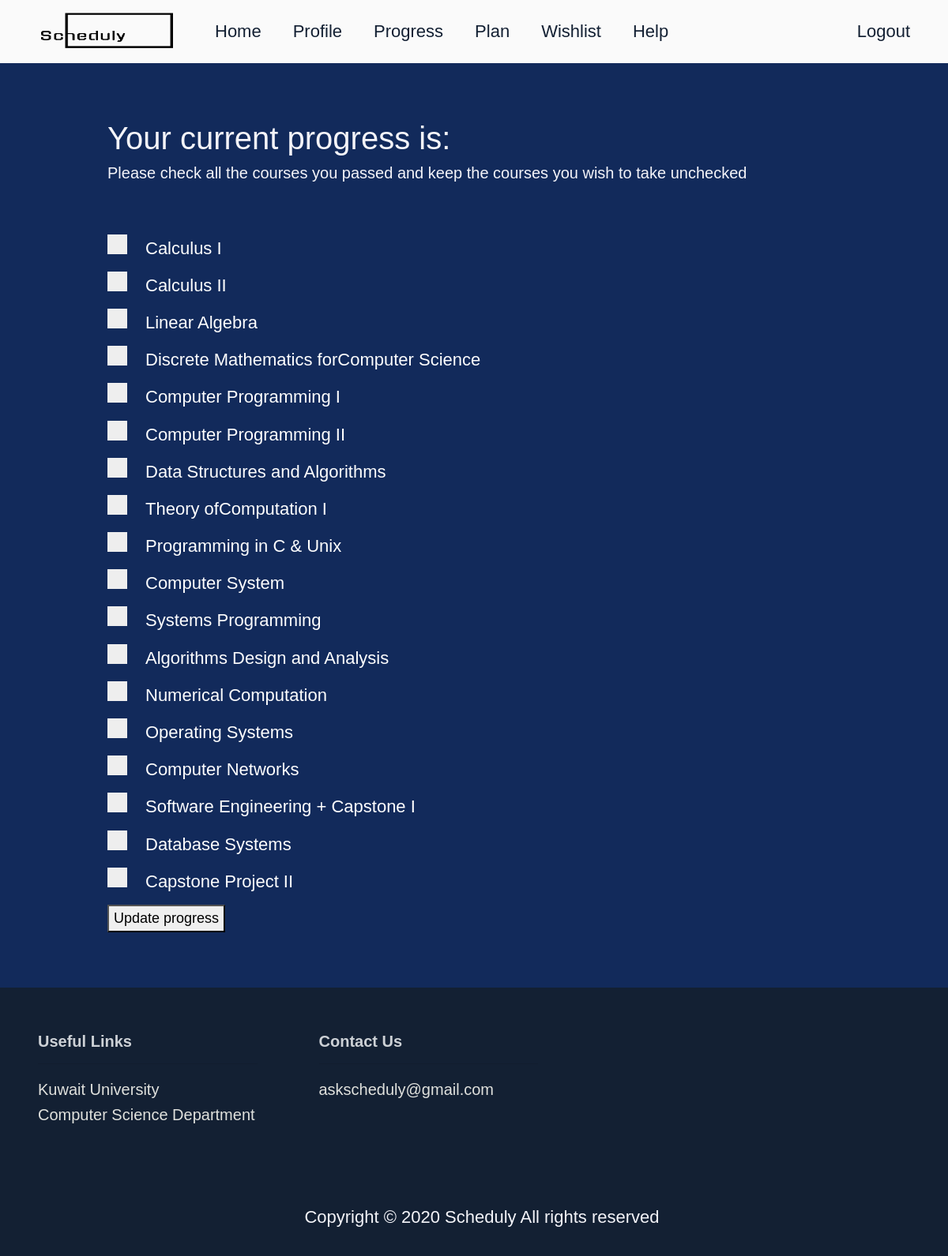
Screenshot of /student/progress/ (signed in) with the database file from the repository.
### scheduly_app/models.py (models this page shows, shortened)
class Course(models.Model):
    name = models.CharField(max_length=150)
    number = models.CharField(max_length=12, unique=True, validators=[
        RegexValidator(r'^[0-9]*$', message="Course number must consists of numbers only")])
    prerequisite = models.ManyToManyField(
        'self', related_name='dependants', symmetrical=False, blank=True)
    credits = models.PositiveIntegerField(blank=False, default=3)
    chosen_by = models.ManyToManyField(
        "Instructor", related_name="courses_chosen_by", blank=True)

### scheduly_app/views.py (the view, shortened to what this page needs)
# urls.py: path('student/progress/', progress, name='student-progress'),
def progress(request):
    if request.user.is_anonymous:
        return redirect('login')
    courses = Course.objects.all().order_by('number')
    initial = []
    for course in courses:
        is_completed = Progress.objects.filter(
            course=course, student__user=request.user).exists()
        initial.append({
            'name': course.name,
            'is_completed': is_completed,
            'course_id': course.id
        })
    formset = ProgressFormSet(initial=initial)
    return render(
        request,
        'student/progress.html',
        context={'formset': formset}
    )

### scheduly_app/templates/student/progress.html (shortened to what this page needs)
{% extends "base.html" %}
{% block content %}
<main class="Site-content">
      <div class="container1">
      <div class="align-self-center">
        <div class="selectcoursesdiv">
          <div class="courses ml-5 pl-5 mt-2 pt-2">
              <h1>Your current progress is:</h1>
              <h5>Please check all the courses you passed and keep the courses you wish to take unchecked</h5>
              <br><br>
            <form method="POST">
              {% for form in formset %}
              <label class="container pl-5">
                {{ form.name.value }}
                <span class="checkmark"></span>
              </label>
              {% endfor %}
              <button type="submit">Update progress</button>
            </form>
          </div>
        </div>
      </div>
</main>
{% endblock content %}

### scheduly_app/templates/base.html (shortened to what this page needs)
{% load static %}
<!DOCTYPE html>
<html>
  <head>
     <link
      rel="stylesheet"
      href="https://cdnjs.cloudflare.com/ajax/libs/font-awesome/4.7.0/css/font-awesome.min.css"
    />
    <link
      rel="stylesheet"
      href="https://stackpath.bootstrapcdn.com/bootstrap/4.4.1/css/bootstrap.min.css"
    />
    <link rel="stylesheet" href="https://cdnjs.cloudflare.com/ajax/libs/bootstrap-datetimepicker/4.17.37/css/bootstrap-datetimepicker.min.css"/>
    <link rel="stylesheet" type="text/css" href={% static "css/home.css"%} />
    <link rel="stylesheet" type="text/css" href={% static "css/login.css"%} />
    <link rel="stylesheet" type="text/css" href= {% static "css/navbar.css" %} />
    <link rel="stylesheet" type="text/css" href= {% static "css/checkbox.css" %} />
    <link rel="stylesheet" type="text/css" href= {% static "css/admin_add.css" %} />
    <link rel="stylesheet" type="text/css" href= {% static "css/search.css" %} />
    <link rel="stylesheet" type="text/css" href= {% static "css/admin_delete.css" %} />
    <link rel="stylesheet" type="text/css" href= {% static "css/set_time.css" %} />
    <link rel="stylesheet" type="text/css" href= {% static "css/footer.css" %} />
    <link rel="stylesheet" type="text/css" href= "{% static 'css/instructor_wishlist.css' %}">
    <link rel="stylesheet" type="text/css" href= "{% static 'css/instructors_statistics.css' %}" />
  </head>
  <body class="bg-img Site">
    {% include "navbar.html" %}
    <main class="Site-content">
      {% block content %} {% endblock %}
    </main>
    {% include "footer.html" %}
  </body>
</html>

### scheduly_app/templates/navbar.html (shortened to what this page needs)
{% load static %}
<nav class="navbar navbar-expand-lg navbar-style">
      <a class="pl-4" href="{% url 'home' %}"
        ><img src={% static "images/logo3.png"%} alt="logo" width="200"
        height="60" /></a
      >
      {% if not request.user.is_anonymous %}
          <div class="collapse navbar-collapse" id="navbarNavDropdown">
            <ul class="navbar-nav">
              <li class="nav-item pl-4">
                <a class="nav-link" href="{% url 'home' %}">Home</a>
              <li class="nav-item pl-4">
                <a class="nav-link" href="{% url 'user-profile' %}">Profile</a>
              </li>
            {% if request.user.student %}
              <li class="nav-item pl-4"><a class="nav-link" href="{% url 'student-progress' %}">Progress</a></li>
              <li class="nav-item pl-4"><a class="nav-link" href="{% url 'student-plan' %}">Plan</a></li>
              <li class="nav-item pl-4"><a class="nav-link" href="{% url 'student-wishlist' %}">Wishlist</a></li>
            {% endif %}
              <li class="nav-item pl-4">
                <a class="nav-link" href="{% url 'help' %}">Help</a>
              </li>
            </ul>
          </div>
          <div class="nav-item ">
            <ul class="navbar-nav">
              <li class="nav-item ml-auto  pr-4">
                <a class="nav-link" href="{% url 'logout' %}">Logout</a>
              </li>
            </ul>
          </div>
      {% endif %}
    </nav>

### scheduly_app/templates/footer.html
{% load static %}
    <footer class="footer">
      <div class="row mt-5">
        <div class="col-3 ml-5 mt-2">
          <h4 class="LinksTitle">
            Useful Links
          </h4>
          <hr class="line" />
          <ul class="list Links">
            <li>
              <a class="link" href="http://www.kuniv.edu/ku/index.htm"
                >Kuwait University</a
              >
            </li>
            <li>
              <a class="link" href="http://www.cs.ku.edu.kw/"
                >Computer Science Department</a
              >
            </li>
          </ul>
        </div>
        <div class="col-3 ml-5 mt-2">
          <h4 class="LinksTitle">
            Contact Us
          </h4>
          <hr class="line" />
          <ul class="list Links">
            <li>
              <a
                class="link"
                href="mailto:askscheduly@gmail.com?Subject=Question%20OR%20HELP"
                target="_top"
                >askscheduly@gmail.com</a
              >
            </li>
          </ul>
        </div>
        <div class="container pt-5">
          <div class="row">
            <div class="col-xl-12 pt-5">
              <p class="text-center copyrights ">
                Copyright &copy; 2020 Scheduly All rights reserved
              </p>
            </div>
          </div>
        </div>
      </div>
    </footer>

### scheduly_app/static/css/login.css (style rules this page uses)
* { box-sizing: border-box; }
body { font-family: "Segoe UI", sans-serif; font-size: 1rem; line-height: 1.6; height: 100%; }
.bg-img { background-color: #122a5b; }
::placeholder { color: #122a5b; box-sizing: border-box; opacity: 1; }

### scheduly_app/static/css/navbar.css (style rules this page uses)
.navbar-style { background-color: #fafafa; color: #132033; height: 80px; }
.navbar-style a { color: #132033; font-size: 22px; text-decoration: none; }
.navbar-style li { padding-left: 40px; }

### scheduly_app/static/css/checkbox.css (style rules this page uses)
.container { display: block; position: relative; padding-left: 35px; margin-bottom: 12px; cursor: pointer; font-size: 22px; color: white; -webkit-user-select: none; -moz-user-select: none; -ms-user-select: none; user-select: none; }
.checkmark { position: absolute; top: 0; left: 0; height: 25px; width: 25px; background-color: #eee; }
.checkmark:after { content: ""; position: absolute; display: none; }
.container .checkmark:after { left: 9px; top: 5px; width: 5px; height: 10px; border: solid white; border-width: 0 3px 3px 0; -webkit-transform: rotate(45deg); -ms-transform: rotate(45deg); transform: rotate(45deg); }

### scheduly_app/static/css/admin_add.css (style rules this page uses)
* { box-sizing: border-box; }
body { font-family: Arial, Helvetica, sans-serif; }
.bg-img { background-color: #122a5b; }
::placeholder { color: #122a5b; box-sizing: border-box; opacity: 1; }

### scheduly_app/static/css/footer.css (style rules this page uses)
.Site { display: flex; min-height: 100; flex-direction: column; }
.Site-content { flex: 1; padding-bottom: 2.5rem; }
.footer { height: 340px; margin-top: -50px; background-color: #132033; }
.copyrights { color: #f4f4f9; }
.LinksTitle { color: #cdd1d6; font-weight: bold; font-size: 20px; }
.link { height: 100px; }
.list { list-style: none; margin: 0px; padding: 0px; }
.Links { color: #e0e1dd; font-weight: 200; font-size: 20px; }
.link { color: #e0e1dd; }
.line { color: #cdd1d6; }

### scheduly_app/static/css/instructor_wishlist.css (style rules this page uses)
* { box-sizing: border-box; }
body { font-family: Arial, Helvetica, sans-serif; }
.bg-img { background-color: #122a5b; }
.selectcoursesdiv { background-color: #122a5b; color: #f4f4f9; margin: 40px; padding-top: 15px; }
.courses { font-size: 18px; }

### scheduly_app/static/css/instructors_statistics.css (style rules this page uses)
* { box-sizing: border-box; }
body { font-family: Arial, Helvetica, sans-serif; }
.bg-img { background-color: #122a5b; }

### rows the page displays
Course: name.value "Calculus I"
Course: name.value "Calculus II"
Course: name.value "Linear Algebra"
Course: name.value "Discrete Mathematics forComputer Science"
Course: name.value "Computer Programming I"
Course: name.value "Computer Programming II"
Course: name.value "Data Structures and Algorithms"
Course: name.value "Theory ofComputation I"
Course: name.value "Programming in C & Unix"
Course: name.value "Computer System"
Course: name.value "Systems Programming"
Course: name.value "Algorithms Design and Analysis"
Course: name.value "Numerical Computation"
Course: name.value "Operating Systems"
Course: name.value "Computer Networks"
Course: name.value "Software Engineering + Capstone I"
Course: name.value "Database Systems"
Course: name.value "Capstone Project II"
